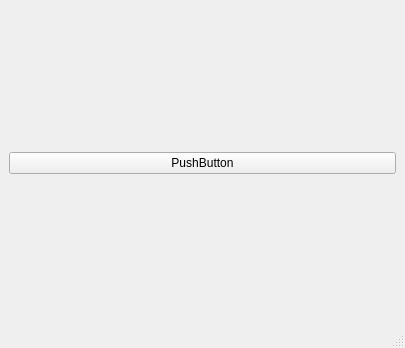
<?xml version="1.0" encoding="UTF-8"?>
<ui version="4.0">
 <class>MainWindow</class>
 <widget class="QMainWindow" name="MainWindow">
  <property name="geometry">
   <rect>
    <x>0</x>
    <y>0</y>
    <width>405</width>
    <height>348</height>
   </rect>
  </property>
  <property name="windowTitle">
   <string>MainWindow</string>
  </property>
  <widget class="QWidget" name="centralwidget">
   <layout class="QGridLayout" name="gridLayout">
    <item row="0" column="0">
     <layout class="QVBoxLayout" name="boilerVerticalLayout">
      <item>
       <widget class="QPushButton" name="pushButton">
        <property name="text">
         <string>PushButton</string>
        </property>
       </widget>
      </item>
     </layout>
    </item>
   </layout>
  </widget>
  <widget class="QMenuBar" name="menubar">
   <property name="geometry">
    <rect>
     <x>0</x>
     <y>0</y>
     <width>405</width>
     <height>22</height>
    </rect>
   </property>
  </widget>
  <widget class="QStatusBar" name="statusbar"/>
 </widget>
 <resources/>
 <connections/>
</ui>
